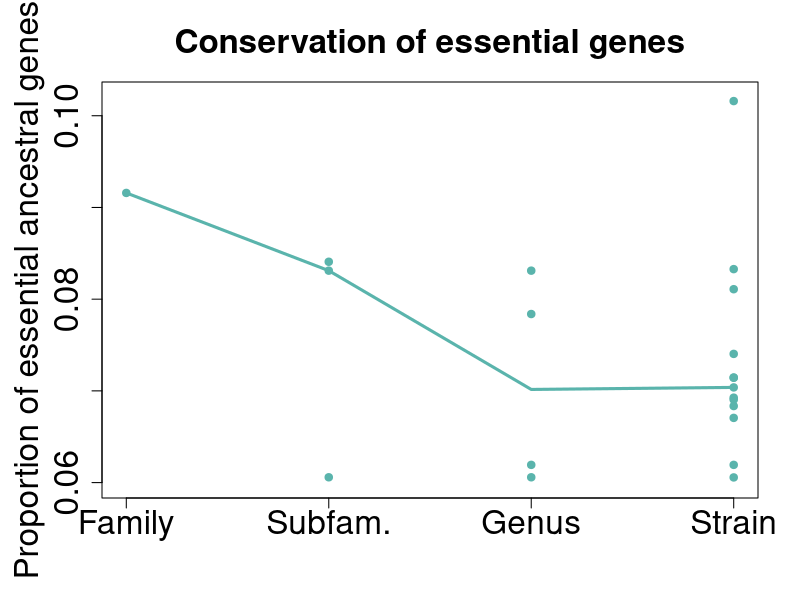

Reproduce this figure in R.
strain =c(
  307/4957,
  352/4341,
  298/4316,
  335/4525,
  323/4522,
  321/4492,
  371/4455,
  340/4831,
  334/4981,
  438/4311,
  299/4317,
  388/5677,
  303/5003
)


speciesFitch = c( 
  307/4957,
  302/3853,
  309/3718,
  278/4589
)


subFamilyFitch = c(
  282/3354,
  309/3718,
  278/4589
)


familyFitch = c(
  296/3232
)



pdf(file = '~/EnTrI/figures/fitch.pdf')

par(mar=c(5.1,5.1,4.1,2.1))

plot(4*strain/strain, strain, xlim=c(1,4), ylim=c(0.06,0.102), col="#5ab4ac", ylab="Proportion of essential ancestral genes", xaxt="n", xlab="",pch=19,
     cex.lab=2, cex.axis=2, main = 'Conservation of essential genes', cex.main=2)

points(3*speciesFitch/speciesFitch,speciesFitch, col="#5ab4ac", pch=19)

points(2*subFamilyFitch/subFamilyFitch,subFamilyFitch, col="#5ab4ac", pch=19)

points(1*familyFitch/familyFitch,familyFitch, col="#5ab4ac", pch=19)

lines(1:4, c(median(familyFitch), median(subFamilyFitch), median(speciesFitch), median(strain) ), col="#5ab4ac", lwd=3)

#legend("topright", c("intersection", "ancestral II", "Dollo"), fil=c("red4", "olivedrab4", "cyan3"))
axis(1, at = 1:4, labels=c("Family", "Subfam.", "Genus", "Strain"), cex.axis=2)

dev.off()
